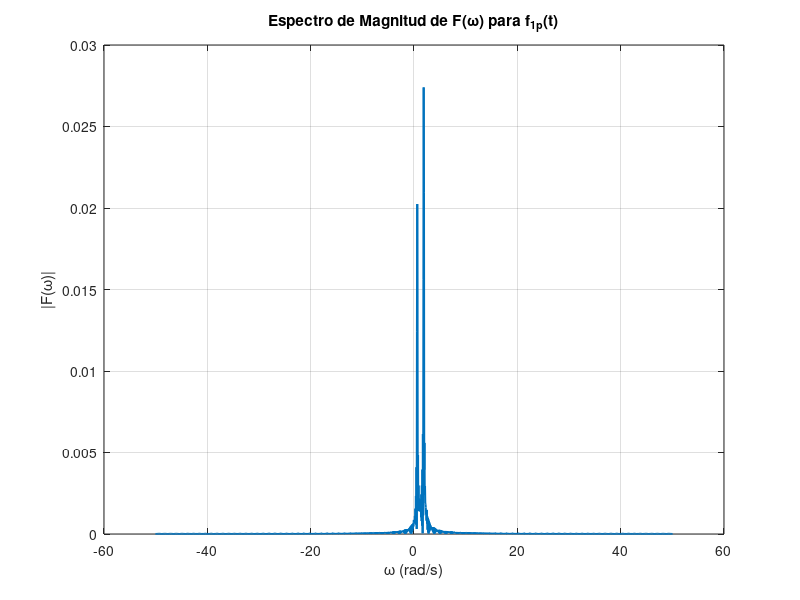

The MATLAB script that drew this image:
% Espectro de magnitud de la transformada de Fourier de f1p(t)

% Parámetros
T0 = 10;                 % Periodo fundamental
T = 6 * T0;              % Ventana temporal T = 6T0
w0 = 2 * pi / T0;        % Frecuencia fundamental
w = linspace(-50, 50, 2000); % Rango de frecuencias

% Coeficientes Fn para n = 0 a 4 (datos de la tabla)
Fn = [ ...
    0.00001 + 0.00000i;
    0.00019 - 0.00028i;
   -0.00000 - 0.00001i;
   -0.00046 - 0.00003i;
   -0.00000 + 0.00001i];

N = length(Fn) - 1;  % Máximo armónico n = 4

% Inicialización de F_T(w)
FT = zeros(size(w));

% Cálculo de F_T(w) según la fórmula dada
for n = 0:N
    wn = n * w0;
    Sa_arg = (w - wn) * T / 2;
    
    % Sinc o Sa(x) = sin(x)/x, evitando división por cero
    Sa_val = sin(Sa_arg) ./ (Sa_arg);
    Sa_val(Sa_arg == 0) = 1;

    % Sumar cada término de la serie
    FT = FT + Fn(n+1) .* Sa_val;
end

% Multiplicar por T al final
FT = T * FT;

% Graficar la magnitud
figure;
plot(w, abs(FT), 'LineWidth', 1.5);
xlabel('\omega (rad/s)');
ylabel('|F(\omega)|');
title('Espectro de Magnitud de F(\omega) para f_{1p}(t)');
grid on;
